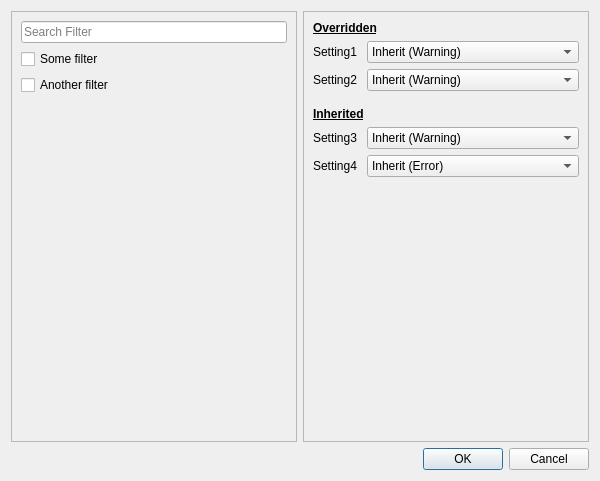
<?xml version="1.0" encoding="UTF-8"?>
<ui version="4.0">
 <class>SettingsDiffDialog</class>
 <widget class="QDialog" name="SettingsDiffDialog">
  <property name="geometry">
   <rect>
    <x>0</x>
    <y>0</y>
    <width>600</width>
    <height>481</height>
   </rect>
  </property>
  <property name="minimumSize">
   <size>
    <width>400</width>
    <height>100</height>
   </size>
  </property>
  <property name="windowTitle">
   <string>Compiler Settings</string>
  </property>
  <layout class="QVBoxLayout" name="verticalLayout">
   <item>
    <layout class="QHBoxLayout" name="horizontalLayout" stretch="100000,161803">
     <item>
      <widget class="QScrollArea" name="scrollArea">
       <property name="maximumSize">
        <size>
         <width>300</width>
         <height>16777215</height>
        </size>
       </property>
       <property name="horizontalScrollBarPolicy">
        <enum>Qt::ScrollBarPolicy::ScrollBarAlwaysOff</enum>
       </property>
       <property name="widgetResizable">
        <bool>true</bool>
       </property>
       <widget class="QWidget" name="scrollAreaWidgetContents">
        <property name="geometry">
         <rect>
          <x>0</x>
          <y>0</y>
          <width>217</width>
          <height>429</height>
         </rect>
        </property>
        <layout class="QVBoxLayout" name="filterLayout">
         <item>
          <widget class="QLineEdit" name="filterEdit">
           <property name="maximumSize">
            <size>
             <width>16777215</width>
             <height>16777215</height>
            </size>
           </property>
           <property name="toolTip">
            <string extracomment="Search term to limit options shown"/>
           </property>
           <property name="text">
            <string/>
           </property>
           <property name="placeholderText">
            <string>Search Filter</string>
           </property>
          </widget>
         </item>
         <item>
          <widget class="QCheckBox" name="checkBox">
           <property name="text">
            <string>Some filter</string>
           </property>
          </widget>
         </item>
         <item>
          <widget class="QCheckBox" name="checkBox_2">
           <property name="text">
            <string>Another filter</string>
           </property>
          </widget>
         </item>
         <item>
          <spacer name="verticalSpacer">
           <property name="orientation">
            <enum>Qt::Orientation::Vertical</enum>
           </property>
           <property name="sizeHint" stdset="0">
            <size>
             <width>20</width>
             <height>40</height>
            </size>
           </property>
          </spacer>
         </item>
        </layout>
       </widget>
      </widget>
     </item>
     <item>
      <widget class="QScrollArea" name="scrollArea">
       <property name="horizontalScrollBarPolicy">
        <enum>Qt::ScrollBarPolicy::ScrollBarAlwaysOff</enum>
       </property>
       <property name="widgetResizable">
        <bool>true</bool>
       </property>
       <widget class="QWidget" name="scrollAreaWidgetContents">
        <property name="geometry">
         <rect>
          <x>0</x>
          <y>0</y>
          <width>353</width>
          <height>429</height>
         </rect>
        </property>
        <layout class="QVBoxLayout" name="formLayout">
         <item>
          <widget class="QLabel" name="label">
           <property name="font">
            <font>
             <pointsize>9</pointsize>
             <bold>true</bold>
             <underline>true</underline>
            </font>
           </property>
           <property name="toolTip">
            <string extracomment="Settings specified by this code block"/>
           </property>
           <property name="text">
            <string>Overridden</string>
           </property>
          </widget>
         </item>
         <item>
          <layout class="QFormLayout" name="formLayout_2">
           <item row="0" column="0">
            <widget class="QLabel" name="label_3">
             <property name="text">
              <string>Setting1 </string>
             </property>
            </widget>
           </item>
           <item row="0" column="1">
            <widget class="QComboBox" name="comboBox">
             <property name="currentText">
              <string>Inherit (Warning)</string>
             </property>
             <property name="maxVisibleItems">
              <number>4</number>
             </property>
             <property name="maxCount">
              <number>4</number>
             </property>
             <item>
              <property name="text">
               <string>Inherit (Warning)</string>
              </property>
             </item>
             <item>
              <property name="text">
               <string>Ignore</string>
              </property>
             </item>
             <item>
              <property name="text">
               <string>Warning</string>
              </property>
             </item>
             <item>
              <property name="text">
               <string>Error</string>
              </property>
             </item>
            </widget>
           </item>
           <item row="1" column="0">
            <widget class="QLabel" name="label_4">
             <property name="text">
              <string>Setting2 </string>
             </property>
            </widget>
           </item>
           <item row="1" column="1">
            <widget class="QComboBox" name="comboBox_2">
             <property name="currentText">
              <string>Inherit (Warning)</string>
             </property>
             <property name="maxVisibleItems">
              <number>4</number>
             </property>
             <property name="maxCount">
              <number>4</number>
             </property>
             <item>
              <property name="text">
               <string>Inherit (Warning)</string>
              </property>
             </item>
             <item>
              <property name="text">
               <string>Ignore</string>
              </property>
             </item>
             <item>
              <property name="text">
               <string>Warning</string>
              </property>
             </item>
             <item>
              <property name="text">
               <string>Error</string>
              </property>
             </item>
            </widget>
           </item>
          </layout>
         </item>
         <item>
          <spacer name="verticalSpacer_3">
           <property name="orientation">
            <enum>Qt::Orientation::Vertical</enum>
           </property>
           <property name="sizeType">
            <enum>QSizePolicy::Policy::Fixed</enum>
           </property>
           <property name="sizeHint" stdset="0">
            <size>
             <width>20</width>
             <height>10</height>
            </size>
           </property>
          </spacer>
         </item>
         <item>
          <widget class="QLabel" name="label_2">
           <property name="font">
            <font>
             <pointsize>9</pointsize>
             <bold>true</bold>
             <underline>true</underline>
            </font>
           </property>
           <property name="toolTip">
            <string extracomment="Settings inherited from the context"/>
           </property>
           <property name="text">
            <string>Inherited</string>
           </property>
          </widget>
         </item>
         <item>
          <layout class="QFormLayout" name="formLayout_3">
           <item row="0" column="0">
            <widget class="QLabel" name="label_5">
             <property name="text">
              <string>Setting3 </string>
             </property>
            </widget>
           </item>
           <item row="0" column="1">
            <widget class="QComboBox" name="comboBox_3">
             <item>
              <property name="text">
               <string>Inherit (Warning)</string>
              </property>
             </item>
             <item>
              <property name="text">
               <string>Ignore</string>
              </property>
             </item>
             <item>
              <property name="text">
               <string>Warning</string>
              </property>
             </item>
             <item>
              <property name="text">
               <string>Error</string>
              </property>
             </item>
            </widget>
           </item>
           <item row="1" column="0">
            <widget class="QLabel" name="label_6">
             <property name="text">
              <string>Setting4 </string>
             </property>
            </widget>
           </item>
           <item row="1" column="1">
            <widget class="QComboBox" name="comboBox_4">
             <item>
              <property name="text">
               <string>Inherit (Error)</string>
              </property>
             </item>
             <item>
              <property name="text">
               <string>Ignore</string>
              </property>
             </item>
             <item>
              <property name="text">
               <string>Warning</string>
              </property>
             </item>
             <item>
              <property name="text">
               <string>Error</string>
              </property>
             </item>
            </widget>
           </item>
          </layout>
         </item>
         <item>
          <spacer name="verticalSpacer_2">
           <property name="orientation">
            <enum>Qt::Orientation::Vertical</enum>
           </property>
           <property name="sizeHint" stdset="0">
            <size>
             <width>20</width>
             <height>40</height>
            </size>
           </property>
          </spacer>
         </item>
        </layout>
       </widget>
      </widget>
     </item>
    </layout>
   </item>
   <item>
    <widget class="QDialogButtonBox" name="buttonBox">
     <property name="orientation">
      <enum>Qt::Orientation::Horizontal</enum>
     </property>
     <property name="standardButtons">
      <set>QDialogButtonBox::StandardButton::Cancel|QDialogButtonBox::StandardButton::Ok</set>
     </property>
    </widget>
   </item>
  </layout>
 </widget>
 <resources/>
 <connections>
  <connection>
   <sender>buttonBox</sender>
   <signal>accepted()</signal>
   <receiver>SettingsDiffDialog</receiver>
   <slot>accept()</slot>
   <hints>
    <hint type="sourcelabel">
     <x>248</x>
     <y>254</y>
    </hint>
    <hint type="destinationlabel">
     <x>157</x>
     <y>274</y>
    </hint>
   </hints>
  </connection>
  <connection>
   <sender>buttonBox</sender>
   <signal>rejected()</signal>
   <receiver>SettingsDiffDialog</receiver>
   <slot>reject()</slot>
   <hints>
    <hint type="sourcelabel">
     <x>316</x>
     <y>260</y>
    </hint>
    <hint type="destinationlabel">
     <x>286</x>
     <y>274</y>
    </hint>
   </hints>
  </connection>
 </connections>
</ui>
